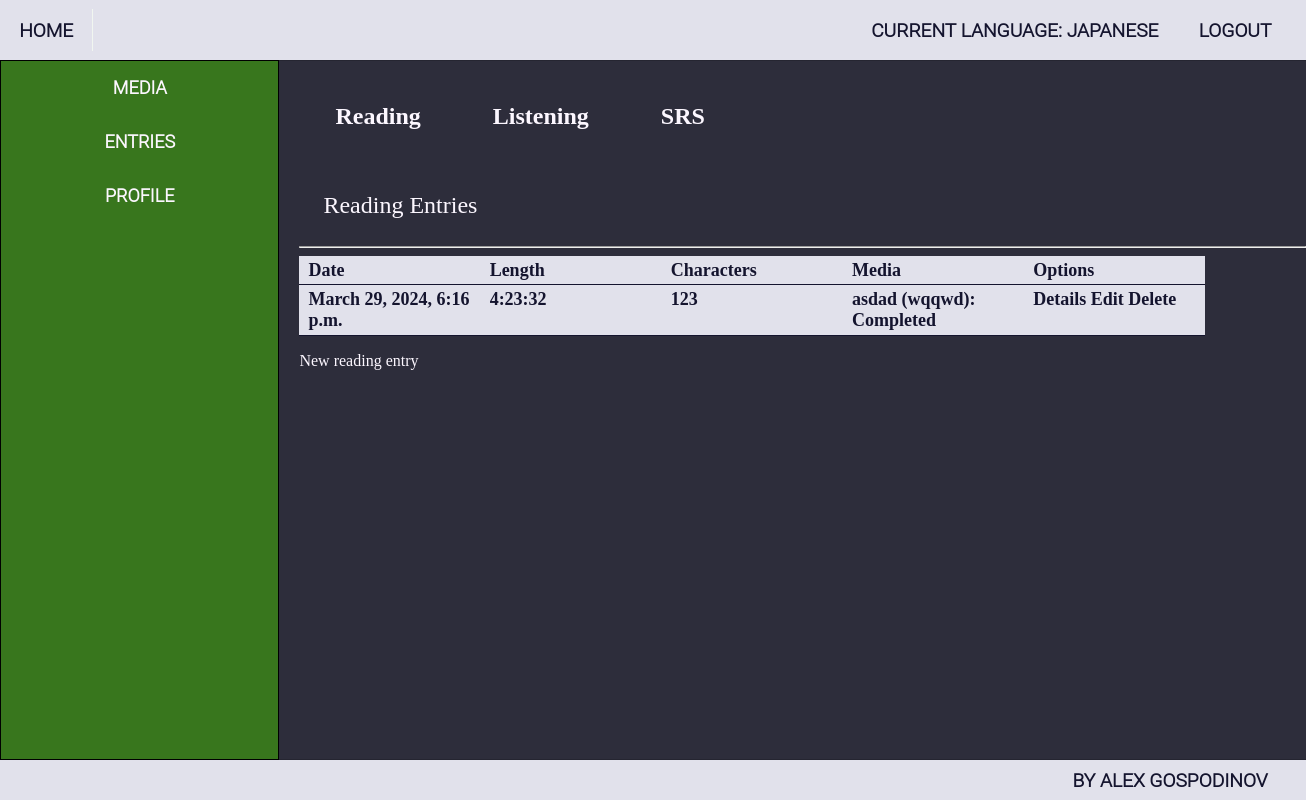
Page /entries/ (signed in) on the committed database.
### ImmersionTracker/accounts/models.py (models this page shows, shortened)
class ImmersionTrackerUser(auth_models.AbstractBaseUser, auth_models.PermissionsMixin):
    MAX_EMAIL_LENGTH = 150
    MAX_FIRST_NAME_LENGTH = 150
    MAX_LAST_NAME_LENGTH = 150
    email = models.EmailField(
        _("email address"),
        max_length=MAX_EMAIL_LENGTH,
        unique=True,
        error_messages={
            "unique": _("A user with that email already exists."),
        },
    )
    first_name = models.CharField(_("first name"), max_length=MAX_FIRST_NAME_LENGTH, blank=True)
    last_name = models.CharField(_("last name"), max_length=MAX_LAST_NAME_LENGTH, blank=True)
    is_staff = models.BooleanField(
        _("staff status"),
        default=False,
        help_text=_("Designates whether the user can log into this admin site."),
    )
    is_active = models.BooleanField(
        _("active"),
        default=True,
        help_text=_(
            "Designates whether this user should be treated as active. "
            "Unselect this instead of deleting accounts."
        ),
    )
    date_joined = models.DateTimeField(_("date joined"), default=timezone.now)
    object = ImmersionTrackerUserManager()
    USERNAME_FIELD = 'email'

class Profile(models.Model):
    NICKNAME_MAX_LENGTH = 20
    nickname = models.CharField(
        max_length=NICKNAME_MAX_LENGTH,
        blank=True,
        null=True,
    )
    current_language = models.ForeignKey('languages.Language', on_delete=models.SET_NULL, blank=True, null=True)
    user = models.OneToOneField(
        ImmersionTrackerUser,
        on_delete=models.CASCADE,
        related_name='profile',
        primary_key=True,
    )

### ImmersionTracker/languages/models.py (models this page shows, shortened)
class Language(models.Model):
    LANGUAGE_NAME_MAX_LENGTH = 20
    name = models.CharField(
        max_length=LANGUAGE_NAME_MAX_LENGTH,
        null=False,
        blank=False,
    )
    user_profile = models.ForeignKey(
        Profile,
        on_delete=models.CASCADE,
        related_name='languages',
        null=False,
        blank=False,
    )

### ImmersionTracker/immersion_entries/models.py (models this page shows, shortened)
class BaseEntry(models.Model):
    time_length = models.DurationField()
    created_on = models.DateTimeField(
        auto_now_add=True,
    )
    edited_on = models.DateTimeField(
        auto_now=True,
    )
    user_profile = models.ForeignKey(
        Profile,
        on_delete=models.CASCADE,
        related_name='%(class)s',
        blank=False,
        null=False,
    )
    language = models.ForeignKey(
        Language,
        on_delete=models.CASCADE,
        related_name='%(class)s',
        blank=False,
        null=False,
    )
    class Meta:
        abstract = True

class ReadingEntry(BaseEntry):
    char_length = models.IntegerField(
        default=None,
        null=True,
        blank=True,
    )
    media = models.ForeignKey(
        ReadingMedia,
        on_delete=models.DO_NOTHING,
        related_name='entries',
    )

### ImmersionTracker/media/models.py (models this page shows, shortened)
class BaseMedia(models.Model):
    NAME_MAX_LENGTH = 30
    TYPE_MAX_LENGTH = 20
    name = models.CharField(
        max_length=NAME_MAX_LENGTH,
        blank=False,
        null=False,
    )
    type = models.CharField(
        max_length=TYPE_MAX_LENGTH,
        blank=False,
        null=False,
    )
    link = models.URLField(
        blank=True,
        null=True,
    )
    language = models.ForeignKey(
        Language,
        on_delete=models.CASCADE,
        related_name='%(class)s',
        blank=False,
        null=False,
    )
    user_profile = models.ForeignKey(
        Profile,
        on_delete=models.CASCADE,
        related_name='%(class)s',
        blank=False,
        null=False,
    )
    def __str__(self):
        return f"{self.name} ({self.type}): {self.status}"
    class Meta:
        abstract = True

class ReadingMedia(BaseMedia):
    STATUS_MAX_LENGTH = 10
    STATUS_READING = 'Reading'
    STATUS_COMPLETED = 'Completed'
    STATUS_ONHOLD = 'On Hold'
    STATUS_DROPPED = 'Dropped'
    STATUS_CHOICES = (
        (STATUS_READING, STATUS_READING),
        (STATUS_COMPLETED, STATUS_COMPLETED),
        (STATUS_ONHOLD, STATUS_ONHOLD),
        (STATUS_DROPPED, STATUS_DROPPED),
    )
    status = models.CharField(
        max_length=STATUS_MAX_LENGTH,
        choices=STATUS_CHOICES,
    )

### ImmersionTracker/immersion_entries/views.py (the view)
# urls.py: path('', AllEntriesView.as_view(), name='all_entries'),
class AllEntriesView(LoginRequiredMixin, GetFilteredQuerysetForContextMixin, views.TemplateView):
    template_name = 'immersion_entries/all_entries.html'
    models = (ReadingEntry, ListeningEntry, SRSEntry)

### ImmersionTracker/mixins.py (called while the page is built)
    def dispatch(self, request, *args, **kwargs):
        if not get_current_language(request):
            return redirect('no_current_language')
        return super().dispatch(request, *args, **kwargs)

    def get_filtered_context(self, model, profile, lang):
        data = model.objects.filter(user_profile=profile,
                                    language=lang)
        return data

    def get_context_data(self, **kwargs):
        context = super().get_context_data(**kwargs)
        profile = get_current_profile(self.request)
        lang = get_current_language(self.request)
        for model in self.models:
            context[model._meta.model_name] = self.get_filtered_context(model, profile, lang)
        return context

### ImmersionTracker/utils.py (called while the page is built)
def get_current_profile(request):
    return Profile.objects.get(user_id=request.user.id)

def get_current_language(request):
    return get_current_profile(request).current_language

### templates/immersion_entries/all_entries.html (shortened to what this page needs)
{% extends 'base.html' %}
{% block main_content %}
<div class="entries-wrapper">
    <div class="entry-category-tabs-wrapper">
        <div class="entry-category-tab">Reading</div>
        <div class="entry-category-tab">Listening</div>
        <div class="entry-category-tab">SRS</div>
    </div>
    <div class="entry-category-box" id="reading">
        <div class="entry-category-label"> Reading Entries </div>
        <hr>
        <div class="entry-grid-container reading">
            <div class="entry-grid"> Date </div>
                <div class="entry-grid"> Length </div>
                <div class="entry-grid"> Characters </div>
                <div class="entry-grid"> Media </div>
                <div class="entry-grid"> Options </div>
            {% for entry in readingentry %}
                <div class="entry-grid"> {{ entry.created_on }}</div>
                <div class="entry-grid"> {{ entry.time_length }}</div>
                <div class="entry-grid"> {{ entry.char_length }}</div>
                <div class="entry-grid"> {{ entry.media }}</div>
                <div class="entry-grid">
                    <a href="{% url 'reading_entry_details' pk=entry.pk %}"> Details </a>
                    <a href="{% url 'reading_entry_edit' pk=entry.pk %}"> Edit </a>
                    <a href="{% url 'reading_entry_delete' pk=entry.pk %}"> Delete </a>
                </div>
            {% endfor %}
        </div>
        <p><a href="{% url 'reading_entry_create' %}"> New reading entry </a></p>
    </div>
</div>
{% endblock %}

### templates/base.html (shortened to what this page needs)
{% load static %}
<!DOCTYPE html>
<html lang="en">
<head>
    <link rel="stylesheet" href="{% static 'style/style.css' %}">
</head>
<body>
    <header>
        <div class="go-to-index-btn">
            <a href="{% url 'index' %}"> Home </a>
        </div>
        <div class="navigation">
            <ul class="header-nav logout-and-language">
                {% if request.user.is_authenticated %}
                    <li><a href="{% url 'languages_index' %}">Current Language:
                        {% if request.user.profile.current_language %}
                            {{ request.user.profile.current_language.name }}
                        {% else %}
                            None
                        {% endif %}
                        </a>
                    </li>
                    <li><a href="{% url 'logout' %}"> Logout </a></li>
                {% else %}
                    <li><a href="{% url 'login' %}"> Log In </a></li>
                    <li><a href="{% url 'register_account' %}"> Register </a></li>
                {% endif %}
            </ul>
        </div>
    </header>
    <div class="base-wrapper">
    <div class="sidebar">
        <ul class="sidebar-buttons">
            {% if request.user.is_authenticated %}
                <li class="sidebar-button"><a href="{% url 'all_media' %}"><span>Media</span> </a></li>
                <li class="sidebar-button"><a href="{% url 'all_entries' %}"><span>Entries</span></a></li>
                <li class="sidebar-button"><a href="{% url 'profile_details' pk=request.user.id %}"><span>Profile</span></a></li>
            {% endif %}
        </ul>
    </div>
        {% block main_content %}
        {% endblock %}
    </div>
    <footer class="footer">
        <p class="credit">By Alex Gospodinov</p>
    </footer>
</body>
</html>

### staticfiles/style/main.css (style rules this page uses)
body { background-color: #2d2d3b; color: #FCF7FF; height: 100vh; margin: 0; padding: 0; display: flex; flex-direction: column; }
a { color: inherit; text-decoration: none; }
.base-wrapper { flex: 1; display: flex; }
html { overflow: hidden; }

### staticfiles/style/header_footer_and_sidebar.css (style rules this page uses)
header, footer { background-color: #e1e1eb; color: #14142e; font-size: larger; font-family: "Roboto Light", sans-serif; font-weight: bold; text-transform: uppercase; height: 60px; box-shadow: 1px 0 1px black; display: flex; flex-direction: row; align-items: center; }
.footer { height: 40px; justify-content: end; padding-right: 2em; }
.navigation { display: flex; flex-direction: row; justify-content: end; flex: 1; }
.header-nav { margin: 1em 0 1em 0; padding: 0 1em 0 1em; list-style-type: none; display: flex; flex-direction: row; gap: 0.5em; }
.header-nav > li { padding: 0.5em 0.8em 0.5em 0.8em }
.go-to-index-btn { flex: 0; padding: 0.5em 1em 0.5em 1em; margin-right: 0.5em; border-right: 0.1em solid #f1f6f0; }
.sidebar { width: 20em; background-color: #38761d; border: 1px solid black; font-size: large; font-family: "Roboto Light", sans-serif; font-weight: bold; }
.sidebar > ul { list-style-type: none; text-transform: uppercase; }
.sidebar-button { width: 100%; height: 3em; line-height: 3em; text-align: center; }
.sidebar-button > a { display: block; height: 100%; }
ul { padding: 0; margin: 0; }

### staticfiles/style/all_entries.css (style rules this page uses)
.entries-wrapper { width: 100%; padding-left: 20px; }
.entry-category-tabs-wrapper { display: flex; flex-direction: row; height: 5em; width: 100%; margin-top: 1em; }
.entry-category-tab { display: flex; justify-content: center; align-items: center; font-size: x-large; font-weight: bold; padding: 1.5em; }
.entry-category-box { width: 100%; }
.entry-category-box > hr { color: #e1e1eb; }
.entry-category-label { width: 100%; font-size: x-large; padding: 1.5em 3em 0.8em 1em; }
.entry-grid-container.reading { width: 90%; display: grid; grid-template-columns: repeat(5, 1fr); grid-auto-flow: row; }
.entry-grid-container > div { background-color: #e1e1eb; color: #14142e; font-size: large; font-weight: bold; border-bottom: 1px solid #14142e; padding: 0.2em 0.5em; }

### rows in the picture
ImmersionTrackerUser: user.profile.current_language.name "JAPANESE"
ReadingEntry: created_on "March 29, 2024, 6:16 p.m.", time_length "4:23:32", char_length "123", media "asdad (wqqwd): Completed"
